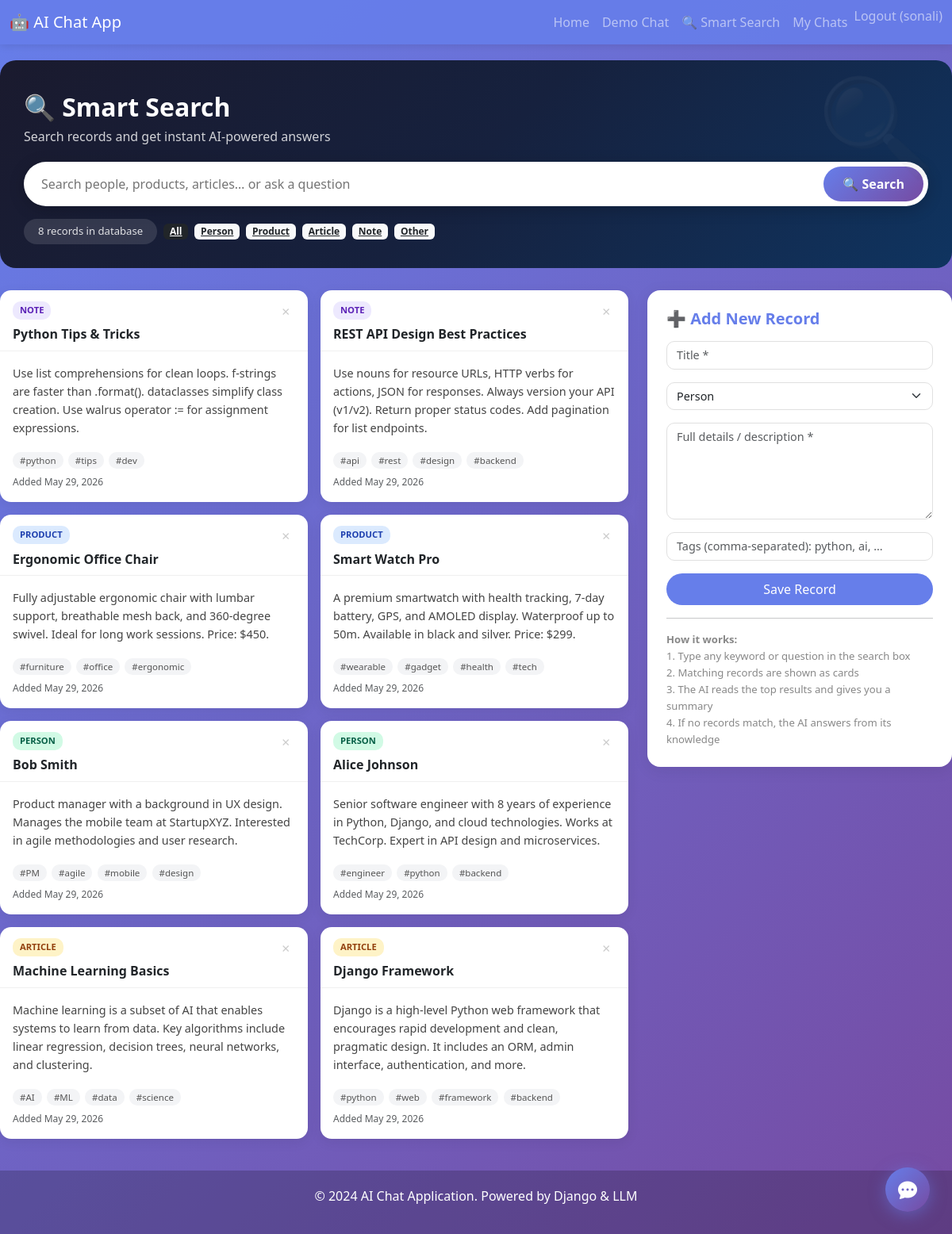
The app's page /search/ (signed in) with its own data.
### app/models.py (models this page shows, shortened)
class SearchRecord(models.Model):
    CATEGORY_CHOICES = [
        ("person", "Person"),
        ("product", "Product"),
        ("article", "Article"),
        ("note", "Note"),
        ("other", "Other"),
    ]
    title = models.CharField(max_length=255)
    category = models.CharField(max_length=20, choices=CATEGORY_CHOICES, default="other")
    content = models.TextField()
    tags = models.CharField(max_length=500, blank=True, help_text="Comma-separated tags")
    created_by = models.ForeignKey(
        User, on_delete=models.SET_NULL, null=True, blank=True, related_name="search_records"
    )
    created_at = models.DateTimeField(auto_now_add=True)
    updated_at = models.DateTimeField(auto_now=True)
    class Meta:
        ordering = ["-created_at"]
    def tag_list(self):
        return [t.strip() for t in self.tags.split(",") if t.strip()]

### app/views.py (the view, shortened to what this page needs)
# urls.py: path("search/", views.search_home, name="search_home"),
@login_required(login_url="login")
def search_home(request):
    _seed_records()
    query = request.GET.get("q", "").strip()
    category = request.GET.get("category", "").strip()
    ai_answer = None
    results = SearchRecord.objects.all()
    if category:
        results = results.filter(category=category)
    categories = SearchRecord.CATEGORY_CHOICES
    context = {
        "query": query,
        "category": category,
        "results": results,
        "ai_answer": ai_answer,
        "categories": categories,
        "total_records": SearchRecord.objects.count(),
    }
    return render(request, "search_home.html", context)

### app/views.py (called while the page is built, shortened)
def _seed_records():
    if SearchRecord.objects.exists():
        return

### app/templates/search_home.html (shortened to what this page needs)
{% extends "base.html" %}
{% block content %}
<div class="search-hero">
    <h1>🔍 Smart Search</h1>
    <p>Search records and get instant AI-powered answers</p>
    <form method="get" action="{% url 'search_home' %}">
        <div class="search-box mb-3">
            <input type="text" name="q" value="{{ query }}" placeholder="Search people, products, articles… or ask a question" autofocus />
            <button type="submit">🔍 Search</button>
        </div>
    </form>
    <div class="d-flex flex-wrap gap-2 align-items-center">
        <div class="stats-bar">{{ total_records }} records in database</div>
        <a href="{% url 'search_home' %}{% if query %}?q={{ query }}{% endif %}"
           class="badge {% if not category %}bg-dark{% else %}bg-light text-dark{% endif %}">All</a>
        {% for val, label in categories %}
            <a href="?{% if query %}q={{ query }}&{% endif %}category={{ val }}"
               class="badge {% if category == val %}bg-warning text-dark{% else %}bg-light text-dark{% endif %}">
               {{ label }}
            </a>
        {% endfor %}
    </div>
</div>
<div class="row g-4">
    <div class="col-lg-8">
        {% if results %}
            <div class="row g-3">
                {% for record in results %}
                <div class="col-md-6">
                    <div class="record-card card h-100">
                        <div class="card-header">
                            <div class="d-flex justify-content-between align-items-start">
                                <span class="cat-badge cat-{{ record.category }}">{{ record.get_category_display }}</span>
                                <form method="post" action="{% url 'delete_search_record' record.id %}" style="display:inline;">
                                    <button type="submit"
                                            onclick="return confirm('Delete this record?')"
                                            style="background:none;border:none;color:#ccc;cursor:pointer;font-size:.85rem;"
                                            title="Delete">✕</button>
                                </form>
                            </div>
                            <h6 class="mt-2 mb-0" style="font-weight:700;">{{ record.title }}</h6>
                        </div>
                        <div class="card-body">
                            <p class="record-content">{{ record.content|truncatechars:180 }}</p>
                            {% if record.tags %}
                                <div class="mt-2">
                                    {% for tag in record.tag_list %}
                                        <span class="tag-pill">#{{ tag }}</span>
                                    {% endfor %}
                                </div>
                            {% endif %}
                            <div class="mt-2 text-muted" style="font-size:.75rem;">
                                Added {{ record.created_at|date:"M d, Y" }}
                            </div>
                        </div>
                    </div>
                </div>
                {% endfor %}
            </div>
        {% elif query %}
            <div class="no-results">
                <i class="bi bi-search"></i>
                <h5>No records matched "{{ query }}"</h5>
                <p>The AI answered from its knowledge above. You can also add a record below.</p>
            </div>
        {% endif %}
    </div>
    <div class="col-lg-4">
        <div class="add-record-card">
            <h5>➕ Add New Record</h5>
            <form method="post" action="{% url 'add_search_record' %}">
                <div class="mb-3">
                    <input type="text" name="title" class="form-control" placeholder="Title *" required />
                </div>
                <div class="mb-3">
                    <select name="category" class="form-select">
                        {% for val, label in categories %}
                            <option value="{{ val }}">{{ label }}</option>
                        {% endfor %}
                    </select>
                </div>
                <div class="mb-3">
                    <textarea name="content" class="form-control" rows="5"
                              placeholder="Full details / description *" required></textarea>
                </div>
                <div class="mb-3">
                    <input type="text" name="tags" class="form-control"
                           placeholder="Tags (comma-separated): python, ai, …" />
                </div>
                <button type="submit" class="btn btn-primary w-100">Save Record</button>
            </form>
            <hr class="my-3">
            <div style="font-size:.82rem; color:#888; line-height:1.6;">
                <strong>How it works:</strong><br>
                1. Type any keyword or question in the search box<br>
                2. Matching records are shown as cards<br>
                3. The AI reads the top results and gives you a summary<br>
                4. If no records match, the AI answers from its knowledge
            </div>
        </div>
    </div>
</div>
{% endblock %}

### app/templates/base.html (shortened to what this page needs)
<!DOCTYPE html>
<html lang="en">
<head>
    <link href="https://cdn.jsdelivr.net/npm/bootstrap@5.3.0/dist/css/bootstrap.min.css" rel="stylesheet">
    <link href="https://cdn.jsdelivr.net/npm/bootstrap-icons@1.11.0/font/bootstrap-icons.css" rel="stylesheet">
</head>
<body>
    <nav class="navbar navbar-expand-lg navbar-dark">
        <div class="container-fluid">
            <a class="navbar-brand" href="/">🤖 AI Chat App</a>
            <div class="collapse navbar-collapse" id="navbarNav">
                <ul class="navbar-nav ms-auto">
                    {% if user.is_authenticated %}
                    <li class="nav-item">
                        <a class="nav-link" href="/">Home</a>
                    </li>
                    <li class="nav-item">
                        <a class="nav-link" href="/chat/demo/">Demo Chat</a>
                    </li>
                    <li class="nav-item">
                        <a class="nav-link" href="/search/">🔍 Smart Search</a>
                    </li>
                    <li class="nav-item">
                        <a class="nav-link" href="/chat/">My Chats</a>
                    </li>
                    <li class="nav-item">
                        <form method="post" action="/logout/" class="d-inline">
                            <button type="submit" class="nav-link btn btn-link border-0 p-0">Logout ({{ user.username }})</button>
                        </form>
                    </li>
                    {% endif %}
                </ul>
            </div>
        </div>
    </nav>
    <div class="container-main">
        {% block content %}{% endblock %}
    </div>
    <footer>
        <p>&copy; 2024 AI Chat Application. Powered by Django & LLM</p>
    </footer>
    {% if user.is_authenticated %}
    <button id="chat-widget-btn" title="Ask AI">
        <i class="bi bi-chat-dots-fill"></i>
    </button>
    {% endif %}
</body>
</html>

### app/templates/base.html (style rules this page uses)
body { background: linear-gradient(135deg, #667eea 0%, #764ba2 100%); min-height: 100vh; font-family: 'Segoe UI', Tahoma, Geneva, Verdana, sans-serif; }
#chat-widget-btn { position: fixed; bottom: 28px; right: 28px; width: 56px; height: 56px; border-radius: 50%; background: linear-gradient(135deg, #667eea, #764ba2); border: none; box-shadow: 0 4px 20px rgba(102,126,234,.5); cursor: pointer; z-index: 9998; display: flex; align-items: center; justify-content: center; transition: transform .2s, box-shadow .2s; }
#chat-widget-btn i { color: white; font-size: 24px; }
.navbar { background-color: rgba(102, 126, 234, 0.9); box-shadow: 0 2px 10px rgba(0,0,0,0.1); }
.container-main { max-width: 1200px; margin-top: 20px; margin-bottom: 20px; }
.card { border: none; border-radius: 15px; box-shadow: 0 8px 32px rgba(0,0,0,0.1); }
.btn-primary { background-color: #667eea; border: none; border-radius: 25px; padding: 8px 24px; }
footer { background-color: rgba(0,0,0,0.2); color: white; padding: 20px; text-align: center; margin-top: 40px; }

### app/templates/search_home.html (style rules this page uses)
.search-hero { background: linear-gradient(135deg, #1a1a2e 0%, #16213e 50%, #0f3460 100%); border-radius: 20px; padding: 40px 30px 30px; color: white; margin-bottom: 28px; position: relative; overflow: hidden; }
.search-hero::after { content: "🔍"; position: absolute; font-size: 120px; opacity: .06; right: 20px; top: -10px; }
.search-hero h1 { font-size: 2rem; font-weight: 700; margin-bottom: 6px; }
.search-hero p { opacity: .8; margin-bottom: 20px; }
.search-box { display: flex; gap: 10px; background: white; border-radius: 50px; padding: 6px 6px 6px 20px; box-shadow: 0 4px 20px rgba(0,0,0,.2); }
.search-box input { flex: 1; border: none; outline: none; font-size: 1rem; background: transparent; color: #333; }
.search-box button { background: linear-gradient(135deg, #667eea, #764ba2); border: none; color: white; padding: 10px 24px; border-radius: 40px; font-weight: 600; cursor: pointer; white-space: nowrap; }
.record-card { border: none; border-radius: 14px; box-shadow: 0 4px 16px rgba(0,0,0,.07); transition: transform .2s, box-shadow .2s; overflow: hidden; }
.record-card .card-header { background: transparent; border-bottom: 1px solid rgba(0,0,0,.06); padding: 14px 16px 10px; }
.cat-badge { font-size: .7rem; padding: 3px 9px; border-radius: 10px; font-weight: 600; text-transform: uppercase; }
.cat-person { background: #d1fae5; color: #065f46; }
.cat-product { background: #dbeafe; color: #1e40af; }
.cat-article { background: #fef3c7; color: #92400e; }
.cat-note { background: #ede9fe; color: #5b21b6; }
.record-content { font-size: .9rem; color: #444; line-height: 1.6; }
.tag-pill { font-size: .72rem; background: #f3f4f6; color: #555; padding: 2px 9px; border-radius: 10px; display: inline-block; margin: 2px 2px 0 0; }
.add-record-card { background: white; border-radius: 16px; box-shadow: 0 4px 20px rgba(0,0,0,.08); padding: 24px; position: sticky; top: 20px; }
.add-record-card h5 { color: #667eea; font-weight: 700; margin-bottom: 16px; }
.add-record-card .form-control, .add-record-card .form-select { border-radius: 10px; border: 1px solid #e0e0e0; font-size: .9rem; }
.stats-bar { background: rgba(255,255,255,.12); border-radius: 30px; padding: 6px 18px; font-size: .82rem; color: rgba(255,255,255,.85); display: inline-block; }

### records on screen
SearchRecord: category "NOTE", title "Python Tips & Tricks", content "Use list comprehensions for clean loops. f-strings are faster than .format(). dataclasses simplify class creation. Use walrus operator := for assignment expressions.", tag_list "python" "tips" "dev", created_at "May 29, 2026"
SearchRecord: category "NOTE", title "REST API Design Best Practices", content "Use nouns for resource URLs, HTTP verbs for actions, JSON for responses. Always version your API (v1/v2). Return proper status codes. Add pagination for list endpoints.", tag_list "api" "rest" "design" "backend", created_at "May 29, 2026"
SearchRecord: category "PRODUCT", title "Ergonomic Office Chair", content "Fully adjustable ergonomic chair with lumbar support, breathable mesh back, and 360-degree swivel. Ideal for long work sessions. Price: $450.", tag_list "furniture" "office" "ergonomic", created_at "May 29, 2026"
SearchRecord: category "PRODUCT", title "Smart Watch Pro", content "A premium smartwatch with health tracking, 7-day battery, GPS, and AMOLED display. Waterproof up to 50m. Available in black and silver. Price: $299.", tag_list "wearable" "gadget" "health" "tech", created_at "May 29, 2026"
SearchRecord: category "PERSON", title "Bob Smith", content "Product manager with a background in UX design. Manages the mobile team at StartupXYZ. Interested in agile methodologies and user research.", tag_list "PM" "agile" "mobile" "design", created_at "May 29, 2026"
SearchRecord: category "PERSON", title "Alice Johnson", content "Senior software engineer with 8 years of experience in Python, Django, and cloud technologies. Works at TechCorp. Expert in API design and microservices.", tag_list "engineer" "python" "backend", created_at "May 29, 2026"
SearchRecord: category "ARTICLE", title "Machine Learning Basics", content "Machine learning is a subset of AI that enables systems to learn from data. Key algorithms include linear regression, decision trees, neural networks, and clustering.", tag_list "AI" "ML" "data" "science", created_at "May 29, 2026"
SearchRecord: category "ARTICLE", title "Django Framework", content "Django is a high-level Python web framework that encourages rapid development and clean, pragmatic design. It includes an ORM, admin interface, authentication, and more.", tag_list "python" "web" "framework" "backend", created_at "May 29, 2026"

### other values on screen
{{ user.username }} "sonali"
{{ total_records }} "8"
{{ label }} "Person" "Product" "Article" "Note" "Other"
form field category "Person"
